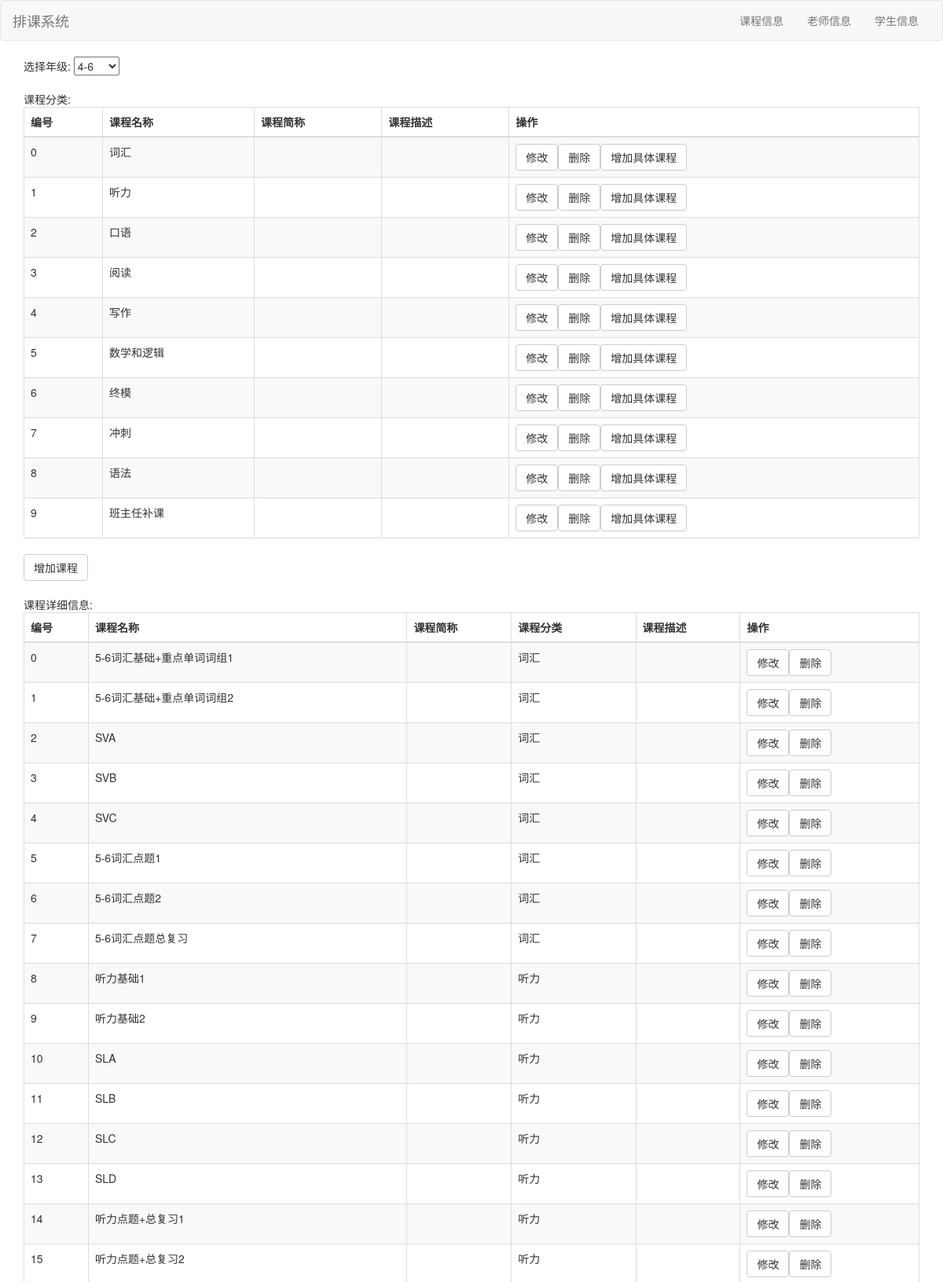
The page /course.php (upper part) on the database its author committed.
### tables this page shows
CREATE TABLE `firstcourse` (
  `id` int(11) NOT NULL AUTO_INCREMENT,
  `grade` int(11) DEFAULT NULL,
  `name` varchar(128) DEFAULT NULL,
  `shortname` varchar(32) DEFAULT NULL,
  `description` varchar(256) DEFAULT NULL,
  `isalive` tinyint(1) DEFAULT '1',
  PRIMARY KEY (`id`)
);

CREATE TABLE `secondcourse` (
  `id` int(11) NOT NULL AUTO_INCREMENT,
  `name` varchar(128) DEFAULT NULL,
  `shortname` varchar(32) DEFAULT NULL,
  `firstcourseid` int(11) DEFAULT NULL,
  `description` varchar(256) DEFAULT NULL,
  `isalive` tinyint(1) DEFAULT '1',
  PRIMARY KEY (`id`),
  KEY `firstcourseid` (`firstcourseid`),
  CONSTRAINT `secondcourse_ibfk_1` FOREIGN KEY (`firstcourseid`) REFERENCES `firstcourse` (`id`)
);

### bussiness/FirstCourseBusinessOperation.php (called while the page is built, shortened)
<?php
require __DIR__ . "/../db/PDOFirstCourseOperation.php";
class FirstCourseBusinessOperation
{
    public function get($key){
        $operator = new PDOFirstCourseOperation();
        $o = $operator->get($key);
        return $o;
    }
    public function getByGrade($grade){
        $operator = new PDOFirstCourseOperation();
        $list = $operator->getByGrade($grade);
        return $list;
    }
}

### db/PDOBaseOperation.php (called while the page is built, shortened)
<?php
abstract class PDOBaseOperation{
    private static $connection;
    private function getConnection()
    {
        if (self::$connection == null) {
            $username = self::USERNAME;
            $password = self::PASSWORD;
            $host = self::HOST;
            $db = self::DB;
            self::$connection  = new PDO("mysql:dbname=$db;host=$host", $username, $password, array(PDO::MYSQL_ATTR_INIT_COMMAND => 'SET NAMES utf8'));
        }
        return self::$connection ;
    }
    protected function executeSql($sql, $binds = null){
        $connection = $this->getConnection();
        $stmt = $connection->prepare($sql);
        if($binds != null) {
            foreach ($binds as $key => $value) {
                $key = ":" . $key;
                $stmt->bindParam($key, $value);
            }
        }
        $stmt->execute();
        $rows = $stmt->fetchAll();
        $result = array();
        if($rows != null){
            foreach ($rows as $row){
                $o = $this->generateObject($row);
                $result[] = $o;
            }
        }
        return $result;
    }
    public function get($key){
        $sql = "select * from " . $this->getTableName() ." where id = :id";
        $list = $this->executeSql($sql, array("id"=> $key));
        $result = null;
        if($list != null){
            $result = $list[0];
        }
        return $result;
    }
}

### db/PDOFirstCourseOperation.php (called while the page is built, shortened)
<?php
require_once "PDOBaseOperation.php";
class PDOFirstCourseOperation extends PDOBaseOperation{
    public function getByGrade($grade){
        $sql = "select * from ". self::TABLENAME . " where grade = :grade";
        $result = $this->executeSql($sql, array("grade" => $grade));
        return $result;
    }
    public function getTableName(){
        return self::TABLENAME;
    }
    public function generateObject($row)
    {
        $o = new stdClass();
        $o->id = $row['id'];
        $o->grade = $row['grade'];
        $o->name = $row['name'];
        $o->shortName = $row['shortname'];
        $o->description = $row['description'];
        return $o;
    }
}

### bussiness/SecondCourseBusinessOperation.php (called while the page is built, shortened)
<?php
require __DIR__ ."/../db/PDOSecondCourseOperation.php";
class SecondCourseBusinessOperation
{
    public function getByGrade($grade){
        $operator = new PDOSecondCourseOperation();
        $list = $operator->getByGrade($grade);
        return $list;
    }
}

### db/PDOSecondCourseOperation.php (called while the page is built, shortened)
<?php
require_once "PDOBaseOperation.php";
class PDOSecondCourseOperation extends PDOBaseOperation {
    public function getByGrade($grade){
        $sql = "select secondcourse.* from " . PDOFirstCourseOperation::TABLENAME . " firstcourse , " . self::TABLENAME . " secondcourse
        where firstcourse.id=secondcourse.firstcourseid and grade = :grade order by secondcourse.firstcourseid";
        $result = $this->executeSql($sql, array("grade" => $grade));
        return $result;
    }
    public function generateObject($row)
    {
        $o = new stdClass();
        $o->id = $row['id'];
        $o->name = $row['name'];
        $o->shortName = $row['shortname'];
        $o->firstCourseId = $row['firstcourseid'];
        $o->description = $row['description'];
        return $o;
    }
}

### course.php (the view, shortened to what this page needs)
<!DOCTYPE html PUBLIC "-//W3C//DTD HTML 4.01 Transitional//EN" "http://www.w3.org/TR/html4/loose.dtd">
<html>
<head>
    <link href="css/bootstrap.css" rel="stylesheet">
</head>
<body>
<?php
require __DIR__ . "/bussiness/FirstCourseBusinessOperation.php";
require __DIR__ . "/bussiness/SecondCourseBusinessOperation.php";
if(isset($_GET["grade"])){
    $grade = $_GET["grade"];
}
else{
    $grade = 1;
}
?>
<div class="navbar navbar-default" role="navigation">
    <div class="container-fluid">
        <div class="navbar-header">
            <a class="navbar-brand" href="#">排课系统</a>
        </div>
        <div class="navbar-collapse collapse">
            <ul class="nav navbar-nav navbar-right">
                <li><a href="./course.html">课程信息</a></li>
                <li><a href="./teacher.html">老师信息</a></li>
                <li><a href="./student.html">学生信息</a></li>
            </ul>
        </div>
    </div>
</div>
<div class="container">
    <form method="get" action="course.php" name="gradeForm" id="gradeForm">
        选择年级:
        <select name="grade" onChange="gradeChanged();">
            <?php
            if($grade == 1){
                echo '<option value="1" selected>4-6</option>';
            }
            else{
                echo '<option value="1">4-6</option>';
            }
            ?>
        </select>
    </form>
    <br>
    课程分类:<br>
    <div class="table-responsive">
        <table class="table table-striped table-bordered">
            <thead>
            <tr>
                <th>编号</th>
                <th>课程名称</th>
                <th>课程简称</th>
                <th>课程描述</th>
                <th>操作</th>
            </tr>
            <thead>
            <tbody>
            <?php
            $firstCourseOperation = new FirstCourseBusinessOperation();
            $firstCourseList = $firstCourseOperation->getByGrade($grade);
            for ($index =0 ; $index < count($firstCourseList); $index++){
                $firstCourse = $firstCourseList[$index];
                echo "<tr>";
                echo "<td>$index</td>";
                echo "<td>", $firstCourse->name, "</td>";
                echo "<td>", $firstCourse->shortName, "</td>";
                echo "<td>", $firstCourse->description, "</td>";
                echo '<td><input type="button" class="btn btn-default" value="修改"';
                echo 'onclick="modifyFirstCourse(', $firstCourse->id, ')">';
                echo '<input type="button" class="btn btn-default" value="删除"';
                echo 'onclick="deleteFirstCourse(', $firstCourse->id, ')">';
                echo '<input type="button" class="btn btn-default" value="增加具体课程"';
                echo 'onclick="addSecondCourse(', $firstCourse->id, ')">';
                echo "</td>";
                echo "</tr>";
            }
            ?>
            </tbody>
        </table>
    </div>
    <input type="button" class="btn btn-default" value='增加课程' onclick="addFirstCourse(<?php echo $grade; ?>)">
    <br> <br>
    课程详细信息:<br>
    <div class="table-responsive">
        <table class="table table-striped table-bordered">
            <thead>
            <tr>
                <th>编号</th>
                <th>课程名称</th>
                <th>课程简称</th>
                <th>课程分类</th>
                <th>课程描述</th>
                <th>操作</th>
            </tr>
            </thead>
            <tbody>
            <?php
            $secondCourseOperation = new SecondCourseBusinessOperation();
            $secondCourseList =  $secondCourseOperation->getByGrade($grade);
            for($index = 0; $index < count($secondCourseList); $index++){
                $secondCourse = $secondCourseList[$index];
                $firstCourse = $firstCourseOperation->get($secondCourse->firstCourseId);
                echo "<tr>";
                echo "<td>", $index, "</td>";
                echo "<td>", $secondCourse->name, "</td>";
                echo "<td>", $secondCourse->shortName, "</td>";
                echo "<td>", $firstCourse->name, "</td>";
                echo "<td>", $secondCourse->description, "</td>";
                echo '<td><input type="button" class="btn btn-default" value="修改"';
                echo 'onclick="modifySecondCourse(', $secondCourse->id, ')">';
                echo '<input type="button" class="btn btn-default" value="删除"';
                echo 'onclick="deleteSecondCourse(', $secondCourse->id, ')">';
            }
            ?>
            </tbody>
        </table>
    </div>
</div>
</body>
</html>

### rows shown on the page
firstcourse: name "词汇"
firstcourse: name "听力"
firstcourse: name "口语"
firstcourse: name "阅读"
firstcourse: name "写作"
firstcourse: name "数学和逻辑"
firstcourse: name "终模"
firstcourse: name "冲刺"
firstcourse: name "语法"
firstcourse: name "班主任补课"
secondcourse: name "5-6词汇基础+重点单词词组1", firstcourseid.name "词汇"
secondcourse: name "5-6词汇基础+重点单词词组2", firstcourseid.name "词汇"
secondcourse: name "SVA", firstcourseid.name "词汇"
secondcourse: name "SVB", firstcourseid.name "词汇"
secondcourse: name "SVC", firstcourseid.name "词汇"
secondcourse: name "5-6词汇点题1", firstcourseid.name "词汇"
secondcourse: name "5-6词汇点题2", firstcourseid.name "词汇"
secondcourse: name "5-6词汇点题总复习", firstcourseid.name "词汇"
secondcourse: name "听力基础1", firstcourseid.name "听力"
secondcourse: name "听力基础2", firstcourseid.name "听力"
secondcourse: name "SLA", firstcourseid.name "听力"
secondcourse: name "SLB", firstcourseid.name "听力"
secondcourse: name "SLC", firstcourseid.name "听力"
secondcourse: name "SLD", firstcourseid.name "听力"
secondcourse: name "听力点题+总复习1", firstcourseid.name "听力"
secondcourse: name "听力点题+总复习2", firstcourseid.name "听力"
